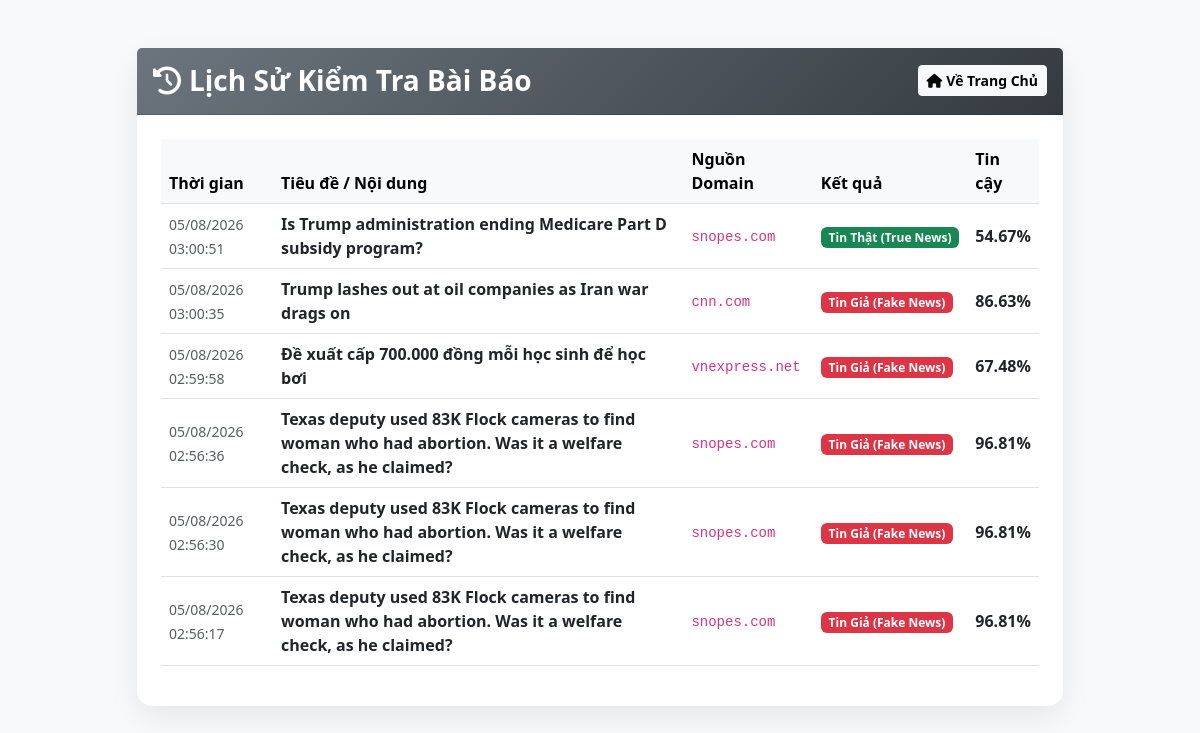
The app's page /history with its own data.
### tables this page shows
CREATE TABLE history (
            id INTEGER PRIMARY KEY AUTOINCREMENT,
            title TEXT,
            domain TEXT,
            result_label TEXT,
            confidence REAL,
            created_at TEXT
        );

### app_flask.py (the view)
@app.route('/history')
def history():
    conn = sqlite3.connect('history.db')
    cursor = conn.cursor()
    cursor.execute('SELECT title, domain, result_label, confidence, created_at FROM history ORDER BY id DESC')
    rows = cursor.fetchall()
    conn.close()
    return render_template('history.html', history_rows=rows)

### templates/history.html (shortened to what this page needs)
<!DOCTYPE html>
<html lang="vi">
<head>
    <link href="https://cdn.jsdelivr.net/npm/bootstrap@5.3.0/dist/css/bootstrap.min.css" rel="stylesheet">
    <link rel="stylesheet" href="https://cdnjs.cloudflare.com/ajax/libs/font-awesome/6.4.0/css/all.min.css">
</head>
<body>
<div class="container py-5">
    <div class="row justify-content-center">
        <div class="col-lg-10">
            <div class="card main-card mb-4">
                <div class="card-header header-bg py-3 d-flex justify-content-between align-items-center">
                    <h3 class="fw-bold mb-0"><i class="fa-solid fa-clock-rotate-left me-2"></i>Lịch Sử Kiểm Tra Bài Báo</h3>
                    <a href="{{ url_for('home') }}" class="btn btn-light btn-sm fw-bold"><i class="fa-solid fa-house me-1"></i>Về Trang Chủ</a>
                </div>
                <div class="card-body p-4">
                    {% if history_rows %}
                    <div class="table-responsive">
                        <table class="table table-hover align-middle">
                            <thead class="table-light">
                                <tr>
                                    <th>Thời gian</th>
                                    <th>Tiêu đề / Nội dung</th>
                                    <th>Nguồn Domain</th>
                                    <th>Kết quả</th>
                                    <th>Tin cậy</th>
                                </tr>
                            </thead>
                            <tbody>
                                {% for row in history_rows %}
                                <tr>
                                    <td><small class="text-muted">{{ row[4] }}</small></td>
                                    <td><strong>{{ row[0] }}</strong></td>
                                    <td><code>{{ row[1] }}</code></td>
                                    <td>
                                        <span class="badge {% if 'Giả' in row[2] %}bg-danger{% else %}bg-success{% endif %}">
                                            {{ row[2] }}
                                        </span>
                                    </td>
                                    <td><strong>{{ row[3] }}%</strong></td>
                                </tr>
                                {% endfor %}
                            </tbody>
                        </table>
                    </div>
                    {% else %}
                    <div class="text-center py-5">
                        <i class="fa-solid fa-folder-open fa-3x text-muted mb-3"></i>
                        <p class="text-muted">Chưa có lịch sử kiểm tra nào được ghi nhận.</p>
                        <a href="{{ url_for('home') }}" class="btn btn-primary mt-2">Bắt đầu kiểm tra ngay</a>
                    </div>
                    {% endif %}
                </div>
            </div>
        </div>
    </div>
</div>
</body>
</html>

### templates/history.html (style rules this page uses)
body { background-color: #f8f9fa; font-family: 'Segoe UI', Tahoma, Geneva, Verdana, sans-serif; }
.main-card { border: none; border-radius: 15px; box-shadow: 0 10px 30px rgba(0,0,0,0.08); }
.header-bg { background: linear-gradient(135deg, #6c757d, #343a40); color: white; border-radius: 15px 15px 0 0; }

### records on screen
history: created_at "05/08/2026 03:00:51", title "Is Trump administration ending Medicare Part D subsidy program?", domain "snopes.com", result_label "Tin Thật (True News)", confidence "54.67"
history: created_at "05/08/2026 03:00:35", title "Trump lashes out at oil companies as Iran war drags on", domain "cnn.com", result_label "Tin Giả (Fake News)", confidence "86.63"
history: created_at "05/08/2026 02:59:58", title "Đề xuất cấp 700.000 đồng mỗi học sinh để học bơi", domain "vnexpress.net", result_label "Tin Giả (Fake News)", confidence "67.48"
history: created_at "05/08/2026 02:56:36", title "Texas deputy used 83K Flock cameras to find woman who had abortion. Was it a welfare check, as he claimed?", domain "snopes.com", result_label "Tin Giả (Fake News)", confidence "96.81"
history: created_at "05/08/2026 02:56:30", title "Texas deputy used 83K Flock cameras to find woman who had abortion. Was it a welfare check, as he claimed?", domain "snopes.com", result_label "Tin Giả (Fake News)", confidence "96.81"
history: created_at "05/08/2026 02:56:17", title "Texas deputy used 83K Flock cameras to find woman who had abortion. Was it a welfare check, as he claimed?", domain "snopes.com", result_label "Tin Giả (Fake News)", confidence "96.81"
